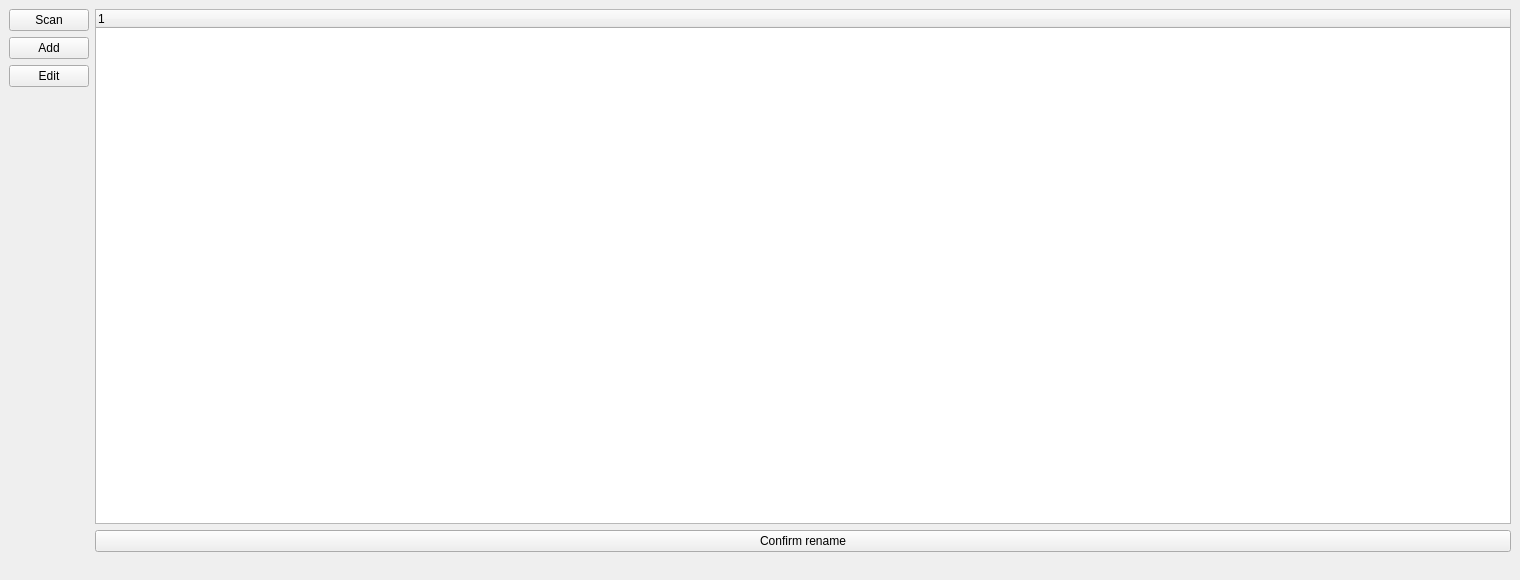
<?xml version="1.0" encoding="UTF-8"?>
<ui version="4.0">
 <class>QAnime3Class</class>
 <widget class="QMainWindow" name="QAnime3Class">
  <property name="geometry">
   <rect>
    <x>0</x>
    <y>0</y>
    <width>1520</width>
    <height>580</height>
   </rect>
  </property>
  <property name="sizePolicy">
   <sizepolicy hsizetype="Fixed" vsizetype="Fixed">
    <horstretch>0</horstretch>
    <verstretch>0</verstretch>
   </sizepolicy>
  </property>
  <property name="minimumSize">
   <size>
    <width>1520</width>
    <height>580</height>
   </size>
  </property>
  <property name="maximumSize">
   <size>
    <width>1520</width>
    <height>580</height>
   </size>
  </property>
  <property name="windowTitle">
   <string>qAnime3</string>
  </property>
  <widget class="QWidget" name="centralWidget">
   <layout class="QHBoxLayout" name="horizontalLayout">
    <item>
     <layout class="QVBoxLayout" name="vLayoutButtons">
      <item>
       <widget class="QPushButton" name="buttonScan">
        <property name="text">
         <string>Scan</string>
        </property>
       </widget>
      </item>
      <item>
       <widget class="QPushButton" name="buttonAdd">
        <property name="text">
         <string>Add</string>
        </property>
       </widget>
      </item>
      <item>
       <widget class="QPushButton" name="buttonEdit">
        <property name="text">
         <string>Edit</string>
        </property>
       </widget>
      </item>
      <item>
       <spacer name="verticalSpacer">
        <property name="orientation">
         <enum>Qt::Vertical</enum>
        </property>
        <property name="sizeHint" stdset="0">
         <size>
          <width>20</width>
          <height>40</height>
         </size>
        </property>
       </spacer>
      </item>
     </layout>
    </item>
    <item>
     <layout class="QVBoxLayout" name="vLayoutTable">
      <item>
       <widget class="QTreeWidget" name="treeTorrents">
        <column>
         <property name="text">
          <string notr="true">1</string>
         </property>
        </column>
       </widget>
      </item>
      <item>
       <widget class="QPushButton" name="buttonConfirmRename">
        <property name="text">
         <string>Confirm rename</string>
        </property>
       </widget>
      </item>
     </layout>
    </item>
   </layout>
  </widget>
  <widget class="QMenuBar" name="menubar">
   <property name="geometry">
    <rect>
     <x>0</x>
     <y>0</y>
     <width>1520</width>
     <height>21</height>
    </rect>
   </property>
  </widget>
  <widget class="QStatusBar" name="statusbar">
   <property name="sizeGripEnabled">
    <bool>false</bool>
   </property>
  </widget>
 </widget>
 <resources/>
 <connections/>
</ui>
